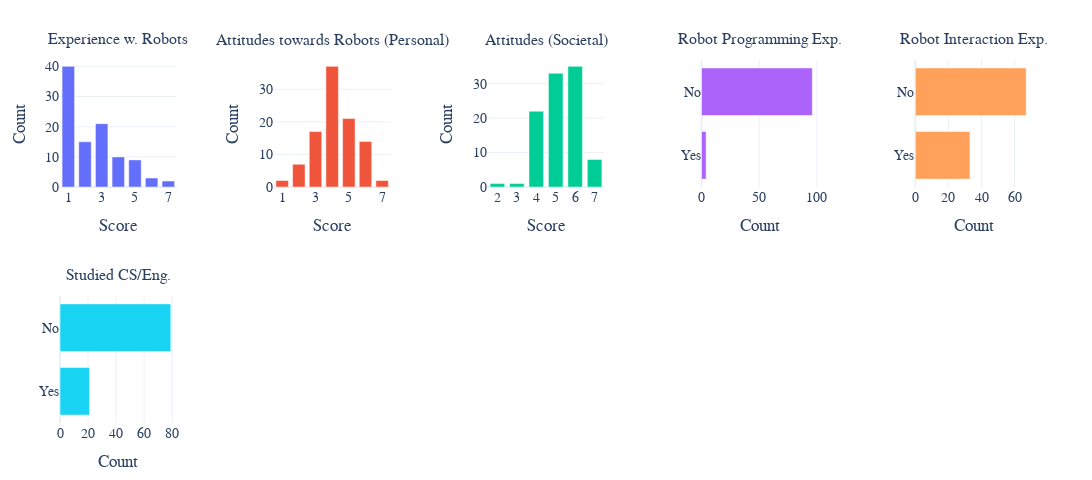

Notebook code for this chart:
### Code cell
# Plotly collage of participant attributes from df_participants 

numeric_cols = ["RobotExpScale", "AttitudesAvgP", "AttitudesAvgS"]
categorical_cols = ["RobotProgramming", "InteractionExp", "StudySubject"]

# Pretty display names 
pretty_names = {
    "RobotProgramming": "Robot Programming Exp.",
    "InteractionExp": "Robot Interaction Exp.",
    "RobotExpScale": "Experience w. Robots",
    "AttitudesAvgP": "Attitudes towards Robots (Personal)",
    "AttitudesAvgS": "Attitudes (Societal)",
    "StudySubject": "Studied CS/Eng.",
}

axis_names = {
    "RobotProgramming": "Score",
    "InteractionExp": "Score",
    "RobotExpScale": "Score",
    "AttitudesAvgP": "Score",
    "AttitudesAvgS": "Score",
    "StudySubject": "Studied CS/Eng.",
}

# ---- Tunable aesthetics/logic ----
COLS_PER_ROW = 5
FIG_WIDTH = 1200
ROW_HEIGHT = 240  
FONT_FAMILY = "Times New Roman"  
TITLE_SIZE = 16
AXIS_SIZE = 14
TICK_SIZE = 16
BARGAP = 0.25

# For very busy categoricals, keep Top-N and collapse the rest into "Other"
TOP_N = {"CountryText": 15, "StudySubject": 15}
MISSING_LABEL = "Missing"

BIN_AGE = True
AGE_BIN_WIDTH = 5  # years


available_numeric = [c for c in numeric_cols if c in df_participants.columns]
available_categorical = [c for c in categorical_cols if c in df_participants.columns]
all_cols = available_numeric + available_categorical
assert len(all_cols) > 0, "None of the specified columns are present in df_participants."

# ---- Helpers ----
def counts_numeric(series: pd.Series):
    s = pd.to_numeric(series, errors="coerce").dropna()
    if series.name == "Age" and BIN_AGE and s.nunique() > 20:
        lo, hi = int(np.floor(s.min())), int(np.ceil(s.max()))
        bins = np.arange(lo, hi + AGE_BIN_WIDTH, AGE_BIN_WIDTH)
        binned = pd.cut(s, bins=bins, right=False)
        counts = binned.value_counts().sort_index()
        labels = [f"{int(iv.left)}–{int(iv.right-1)}" for iv in counts.index]  # [18–22] style
        vals = counts.values
        return labels, vals
    # discrete integers
    s = s.astype(int)
    vc = s.value_counts().sort_index()
    return vc.index.astype(str).tolist(), vc.values

def counts_categorical(series: pd.Series, top_n: int | None = None):
    s = series.fillna(MISSING_LABEL).astype(str).str.strip()
    vc = s.value_counts()
    if top_n is not None and len(vc) > top_n:
        top = vc.iloc[: top_n - 1]
        other = pd.Series({"Other": vc.iloc[top_n - 1 :].sum()})
        vc = pd.concat([top, other])
    # For horizontal bar with largest at top, sort ascending (smallest bottom, largest top)
    vc = vc.sort_values(ascending=True)
    return vc.index.tolist(), vc.values

def add_bar_numeric(fig, row, col, name, x_labels, y_vals):
    total = np.sum(y_vals) if len(y_vals) else 0
    perc = (100 * y_vals / total) if total else np.zeros_like(y_vals)
    fig.add_trace(
        go.Bar(
            x=x_labels,
            y=y_vals,
            text=None, # [f"{v} ({p:.1f}%)" for v, p in zip(y_vals, perc)],
            textposition="outside",
            hovertemplate="<b>%{x}</b><br>Count: %{y}<br>% of shown: %{text}<extra></extra>",
            showlegend=False,
        ),
        row=row, col=col,
    )
    fig.update_xaxes(title_text=axis_names.get(name, name), row=row, col=col, tickangle=-45 if len(x_labels) > 10 else 0)
    fig.update_yaxes(title_text="Count", row=row, col=col)

def add_bar_categorical(fig, row, col, name, y_labels, x_vals):
    total = np.sum(x_vals) if len(x_vals) else 0
    perc = (100 * x_vals / total) if total else np.zeros_like(x_vals)
    fig.add_trace(
        go.Bar(
            x=x_vals,
            y=y_labels,
            orientation="h",
            text=None,# [f"{v} ({p:.1f}%)" for v, p in zip(x_vals, perc)],
            textposition="outside",
            hovertemplate="<b>%{y}</b><br>Count: %{x}<br>% of shown: %{text}<extra></extra>",
            showlegend=False,
        ),
        row=row, col=col,
    )
    fig.update_xaxes(title_text="Count", row=row, col=col)

# ---- Build subplot grid ----
n_plots = len(all_cols)
rows = math.ceil(n_plots / COLS_PER_ROW)

fig = make_subplots(
    rows=rows,
    cols=COLS_PER_ROW,
    subplot_titles=[pretty_names.get(c, c) for c in all_cols],
    horizontal_spacing=0.1,
    vertical_spacing=0.30,
)

# ---- Add traces ----
i = 0
for col in all_cols:
    r = i // COLS_PER_ROW + 1
    c = i % COLS_PER_ROW + 1
    if col in available_numeric:
        x_labels, y_vals = counts_numeric(df_participants[col])
        add_bar_numeric(fig, r, c, col, x_labels, y_vals)
    else:
        top_n = TOP_N.get(col)  # None unless configured above
        y_labels, x_vals = counts_categorical(df_participants[col], top_n=top_n)
        add_bar_categorical(fig, r, c, col, y_labels, x_vals)
    i += 1

# ---- Layout ----
fig.update_layout(
    template="plotly_white",
    height=rows * ROW_HEIGHT,
    width=FIG_WIDTH,
    bargap=BARGAP,
    font=dict(family=FONT_FAMILY, size=AXIS_SIZE),
    margin=dict(l=60, r=60, t=60, b=40),
)
fig.update_annotations(yshift=10)
for ann in fig.layout.annotations:
    ann.font.size = TITLE_SIZE

fig.show()

# save as pdf
fig.write_image(
    os.path.join(os.getcwd(), "plots/user_distribution.pdf"),
    width=FIG_WIDTH,
    height=rows * ROW_HEIGHT,
)

### Figure 1 — Plotly figure (JSON) as saved in the notebook; plotly's stock layout.template omitted (floating-point values rounded to 4 significant figures)
{"data": [{"hovertemplate": "<b>%{x}</b><br>Count: %{y}<br>% of shown: %{text}<extra></extra>", "showlegend": false, "textposition": "outside", "type": "bar", "x": ["1", "2", "3", "4", "5", "6", "7"], "xaxis": "x", "y": [40, 15, 21, 10, 9, 3, 2], "yaxis": "y"}, {"hovertemplate": "<b>%{x}</b><br>Count: %{y}<br>% of shown: %{text}<extra></extra>", "showlegend": false, "textposition": "outside", "type": "bar", "x": ["1", "2", "3", "4", "5", "6", "7"], "xaxis": "x2", "y": [2, 7, 17, 37, 21, 14, 2], "yaxis": "y2"}, {"hovertemplate": "<b>%{x}</b><br>Count: %{y}<br>% of shown: %{text}<extra></extra>", "showlegend": false, "textposition": "outside", "type": "bar", "x": ["2", "3", "4", "5", "6", "7"], "xaxis": "x3", "y": [1, 1, 22, 33, 35, 8], "yaxis": "y3"}, {"hovertemplate": "<b>%{y}</b><br>Count: %{x}<br>% of shown: %{text}<extra></extra>", "orientation": "h", "showlegend": false, "textposition": "outside", "type": "bar", "x": [4, 96], "xaxis": "x4", "y": ["Yes", "No"], "yaxis": "y4"}, {"hovertemplate": "<b>%{y}</b><br>Count: %{x}<br>% of shown: %{text}<extra></extra>", "orientation": "h", "showlegend": false, "textposition": "outside", "type": "bar", "x": [33, 67], "xaxis": "x5", "y": ["Yes", "No"], "yaxis": "y5"}, {"hovertemplate": "<b>%{y}</b><br>Count: %{x}<br>% of shown: %{text}<extra></extra>", "orientation": "h", "showlegend": false, "textposition": "outside", "type": "bar", "x": [21, 79], "xaxis": "x6", "y": ["Yes", "No"], "yaxis": "y6"}], "layout": {"annotations": [{"font": {"size": 16}, "showarrow": false, "text": "Experience w. Robots", "x": 0.06, "xanchor": "center", "xref": "paper", "y": 1.0, "yanchor": "bottom", "yref": "paper", "yshift": 10}, {"font": {"size": 16}, "showarrow": false, "text": "Attitudes towards Robots (Personal)", "x": 0.28, "xanchor": "center", "xref": "paper", "y": 1.0, "yanchor": "bottom", "yref": "paper", "yshift": 10}, {"font": {"size": 16}, "showarrow": false, "text": "Attitudes (Societal)", "x": 0.5, "xanchor": "center", "xref": "paper", "y": 1.0, "yanchor": "bottom", "yref": "paper", "yshift": 10}, {"font": {"size": 16}, "showarrow": false, "text": "Robot Programming Exp.", "x": 0.72, "xanchor": "center", "xref": "paper", "y": 1.0, "yanchor": "bottom", "yref": "paper", "yshift": 10}, {"font": {"size": 16}, "showarrow": false, "text": "Robot Interaction Exp.", "x": 0.94, "xanchor": "center", "xref": "paper", "y": 1.0, "yanchor": "bottom", "yref": "paper", "yshift": 10}, {"font": {"size": 16}, "showarrow": false, "text": "Studied CS/Eng.", "x": 0.06, "xanchor": "center", "xref": "paper", "y": 0.35, "yanchor": "bottom", "yref": "paper", "yshift": 10}], "bargap": 0.25, "font": {"family": "Times New Roman", "size": 14}, "height": 480, "margin": {"b": 40, "l": 60, "r": 60, "t": 60}, "width": 1200, "xaxis": {"anchor": "y", "domain": [0, 0.12], "tickangle": 0, "title": {"text": "Score"}}, "xaxis10": {"anchor": "y10", "domain": [0.88, 1]}, "xaxis2": {"anchor": "y2", "domain": [0.22, 0.34], "tickangle": 0, "title": {"text": "Score"}}, "xaxis3": {"anchor": "y3", "domain": [0.44, 0.56], "tickangle": 0, "title": {"text": "Score"}}, "xaxis4": {"anchor": "y4", "domain": [0.66, 0.78], "title": {"text": "Count"}}, "xaxis5": {"anchor": "y5", "domain": [0.88, 1], "title": {"text": "Count"}}, "xaxis6": {"anchor": "y6", "domain": [0, 0.12], "title": {"text": "Count"}}, "xaxis7": {"anchor": "y7", "domain": [0.22, 0.34]}, "xaxis8": {"anchor": "y8", "domain": [0.44, 0.56]}, "xaxis9": {"anchor": "y9", "domain": [0.66, 0.78]}, "yaxis": {"anchor": "x", "domain": [0.65, 1.0], "title": {"text": "Count"}}, "yaxis10": {"anchor": "x10", "domain": [0, 0.35]}, "yaxis2": {"anchor": "x2", "domain": [0.65, 1.0], "title": {"text": "Count"}}, "yaxis3": {"anchor": "x3", "domain": [0.65, 1.0], "title": {"text": "Count"}}, "yaxis4": {"anchor": "x4", "domain": [0.65, 1.0]}, "yaxis5": {"anchor": "x5", "domain": [0.65, 1.0]}, "yaxis6": {"anchor": "x6", "domain": [0, 0.35]}, "yaxis7": {"anchor": "x7", "domain": [0, 0.35]}, "yaxis8": {"anchor": "x8", "domain": [0, 0.35]}, "yaxis9": {"anchor": "x9", "domain": [0, 0.35]}}}
